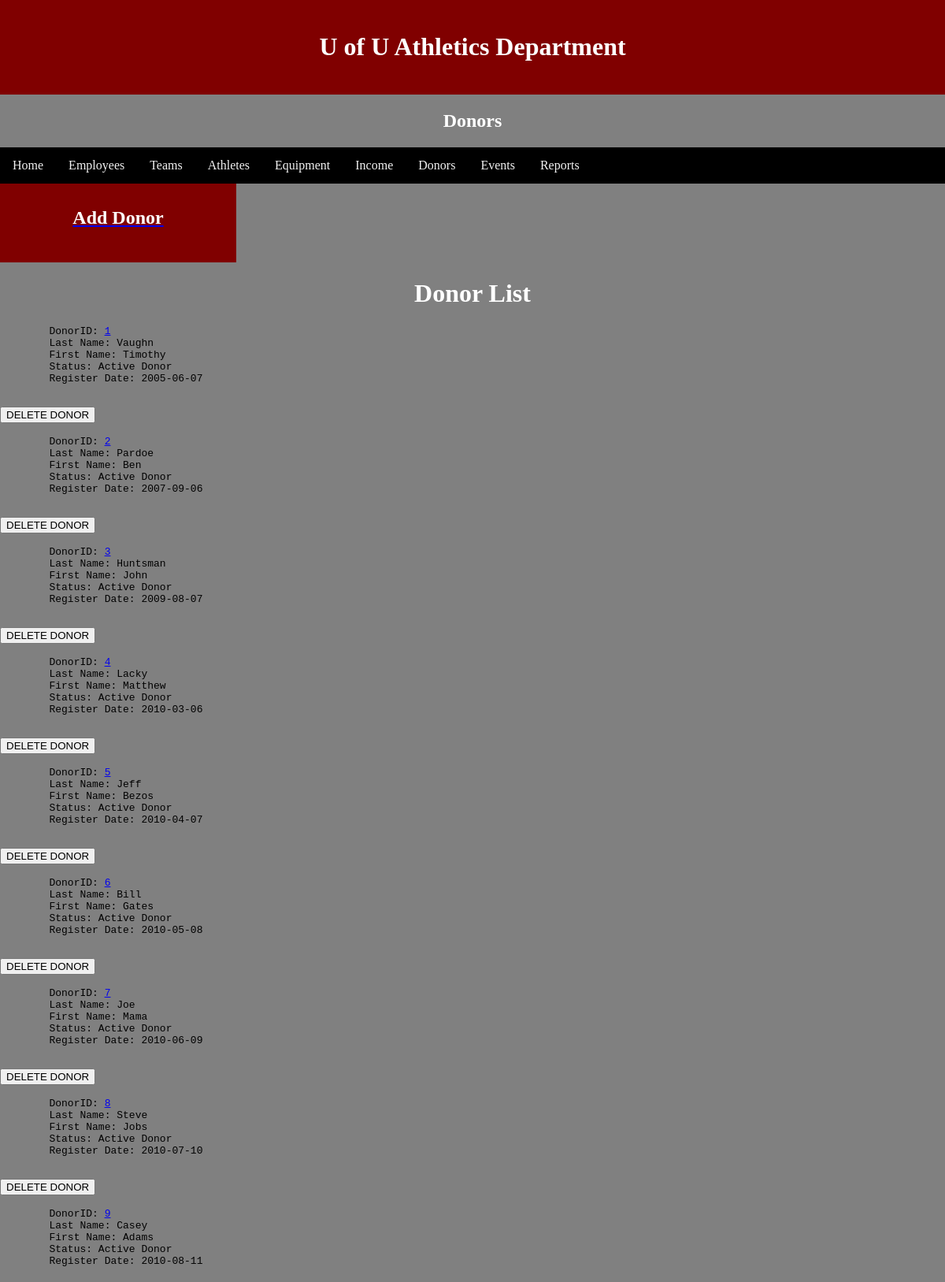
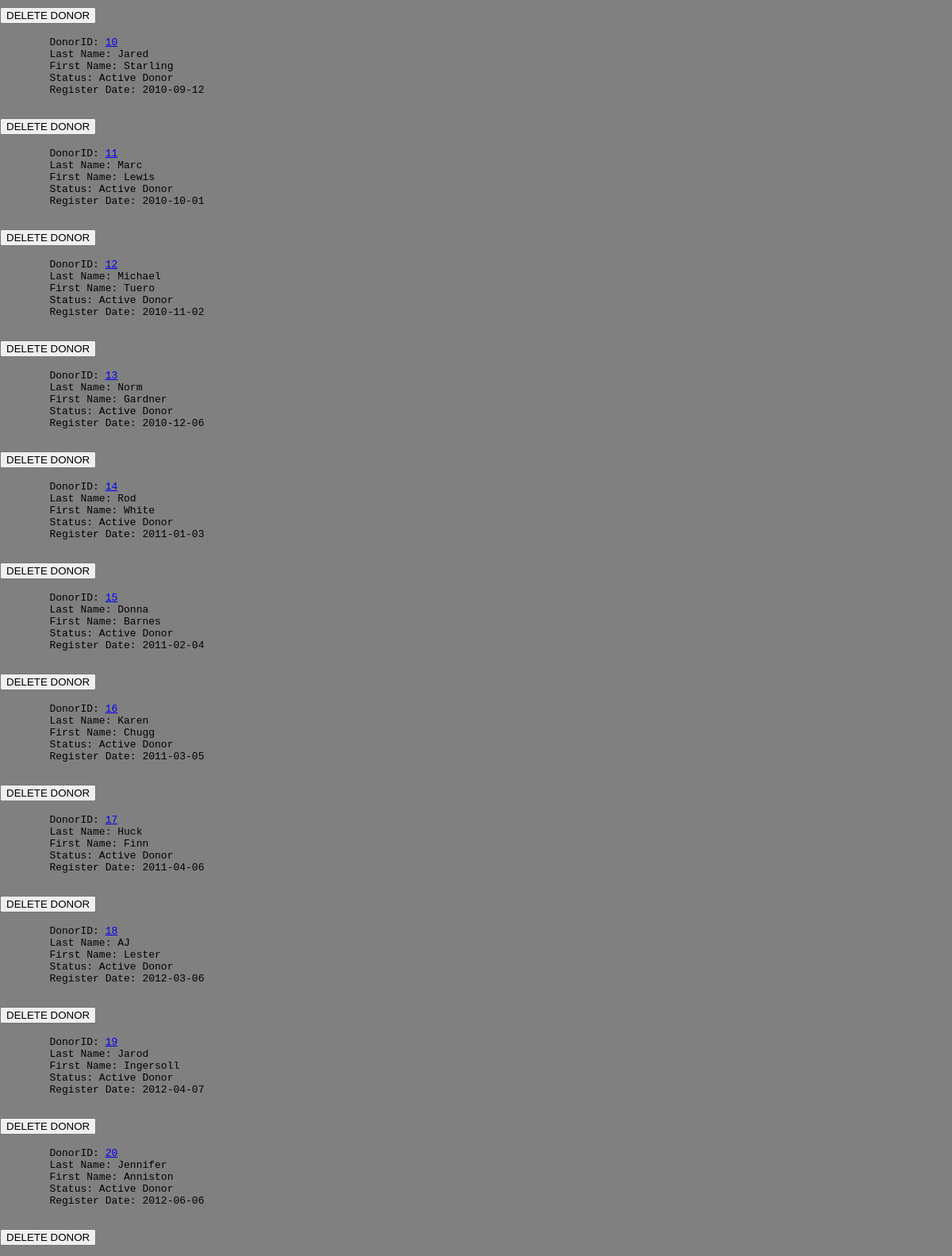
Page /Pages/Main/donors.php (signed in, upper part) on the committed database (2 pictures, top to bottom).
### tables this page shows
CREATE TABLE IF NOT EXISTS `donors` (
  `DonorID` int NOT NULL AUTO_INCREMENT,
  `LastName` varchar(30) NOT NULL,
  `FirstName` varchar(30) NOT NULL,
  `Status` varchar(30) NOT NULL,
  `RegisterDate` date NOT NULL,
  PRIMARY KEY (`DonorID`)
);

### Pages/Main/donors.php (the view, shortened to what this page needs)
<html>
	<head>
		<link rel='stylesheet' href='../../styles/projectstyles.css'>
	</head>
		<body>
			<?php
			require_once '../components/header.php';
			?>
		  <h2>Donors</h2>
			<?php
			require_once '../components/topnav.php';
			?>
		<div>
		<div class="row">
		  <div class="column" style="background-color:maroon;">
			<a href="../add/add-donor.php"><h2>Add Donor</h2></a>
		  </div>
		</div>
			<h1>Donor List</h1>
<?php
require_once '../../database/DBlogin.php';
$conn = new mysqli($hn, $un, $pw, $db);
$query = "SELECT * FROM donors";
$result = $conn->query($query);
$rows = $result->num_rows;
for($j=0; $j<$rows; ++$j)
{
	$row = $result->fetch_array(MYSQLI_ASSOC);
echo <<<_END
	<pre>
	DonorID: <a href='../update/update-donor.php?DonorID=$row[DonorID]'>$row[DonorID]</a>
	Last Name: $row[LastName]
	First Name: $row[FirstName]
	Status: $row[Status]
	Register Date: $row[RegisterDate]
	</pre>
	<form action='../delete/delete-donor.php' method='post'>
		<input type='hidden' name='delete' value='yes'>
		<input type='hidden' name='DonorID' value='$row[DonorID]'>
		<input type='submit' value='DELETE DONOR'>
	</form>
_END;
}
?>
	</body>
</html>
<?php
require_once '../components/footer.php';
?>

### Styles/projectstyles.css (style rules this page uses)
body { background-color: gray; }
h1, h2 { color: white; text-align: center; }
* { box-sizing: border-box; }
.column { float: left; width: 25%; padding: 10px; height: 100px; }
.row:after { content: ""; display: table; clear: both; }
body { margin: 0; }

### rows in the picture
donors: DonorID "1", LastName "Vaughn", FirstName "Timothy", Status "Active Donor", RegisterDate "2005-06-07"
donors: DonorID "2", LastName "Pardoe", FirstName "Ben", Status "Active Donor", RegisterDate "2007-09-06"
donors: DonorID "3", LastName "Huntsman", FirstName "John", Status "Active Donor", RegisterDate "2009-08-07"
donors: DonorID "4", LastName "Lacky", FirstName "Matthew", Status "Active Donor", RegisterDate "2010-03-06"
donors: DonorID "5", LastName "Jeff", FirstName "Bezos", Status "Active Donor", RegisterDate "2010-04-07"
donors: DonorID "6", LastName "Bill", FirstName "Gates", Status "Active Donor", RegisterDate "2010-05-08"
donors: DonorID "7", LastName "Joe", FirstName "Mama", Status "Active Donor", RegisterDate "2010-06-09"
donors: DonorID "8", LastName "Steve", FirstName "Jobs", Status "Active Donor", RegisterDate "2010-07-10"
donors: DonorID "9", LastName "Casey", FirstName "Adams", Status "Active Donor", RegisterDate "2010-08-11"
donors: DonorID "10", LastName "Jared", FirstName "Starling", Status "Active Donor", RegisterDate "2010-09-12"
donors: DonorID "11", LastName "Marc", FirstName "Lewis", Status "Active Donor", RegisterDate "2010-10-01"
donors: DonorID "12", LastName "Michael", FirstName "Tuero", Status "Active Donor", RegisterDate "2010-11-02"
donors: DonorID "13", LastName "Norm", FirstName "Gardner", Status "Active Donor", RegisterDate "2010-12-06"
donors: DonorID "14", LastName "Rod", FirstName "White", Status "Active Donor", RegisterDate "2011-01-03"
donors: DonorID "15", LastName "Donna", FirstName "Barnes", Status "Active Donor", RegisterDate "2011-02-04"
donors: DonorID "16", LastName "Karen", FirstName "Chugg", Status "Active Donor", RegisterDate "2011-03-05"
donors: DonorID "17", LastName "Huck", FirstName "Finn", Status "Active Donor", RegisterDate "2011-04-06"
donors: DonorID "18", LastName "AJ", FirstName "Lester", Status "Active Donor", RegisterDate "2012-03-06"
donors: DonorID "19", LastName "Jarod", FirstName "Ingersoll", Status "Active Donor", RegisterDate "2012-04-07"
donors: DonorID "20", LastName "Jennifer", FirstName "Anniston", Status "Active Donor", RegisterDate "2012-06-06"
